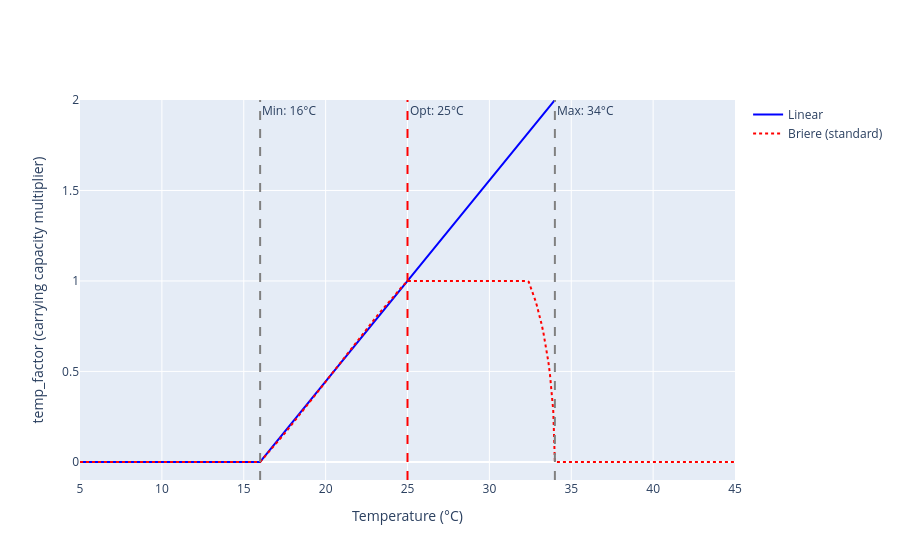
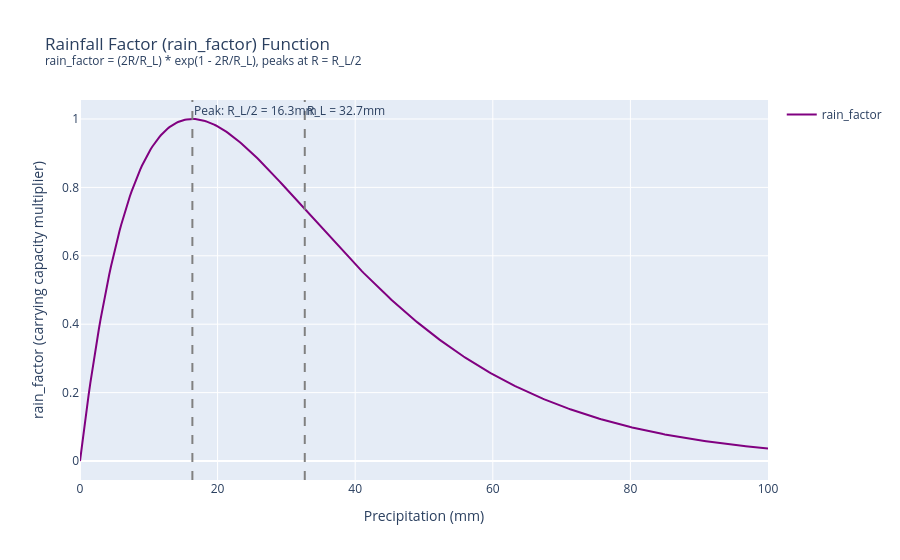

These figures' notebook cell, in order:
### Code cell
# ============================================================================
# PLOT: temp_factor and rain_factor functions from Test_SEIRS_SEI_ODE.ipynb
# ============================================================================

# Parameters from Test_SEIRS_SEI_ODE.ipynb

# Temperature range
T_vals = np.linspace(5, 45, 401)
R_vals = np.linspace(0, 100, 401)

# ============================================================================
# temp_factor Option 1: Linear function
# ============================================================================
def temp_factor_linear(T):
    return max(0, (T - critical_min_temp_anop) / (optimal_temp_anop - critical_min_temp_anop))

# ============================================================================
# temp_factor Option 2: Standard Briere function (scaled for Anopheles)
# ============================================================================
# def briere_unscaled_anop(T):
#     if T < critical_min_temp_anop or T > critical_max_temp_anop:
#         return 0
#     return T * (T - Tmin) * (critical_max_temp_anop - T)**(1/2)

# # Calculate scaling factor to peak at 1.0 at optimal_temp_anop
# briere_unscaled_at_opt = briere_unscaled_anop(optimal_temp_anop)
# eta_anop = 1.0 / briere_unscaled_at_opt

# def temp_factor_briere(T):
#     if T < critical_min_temp_anop or T > critical_max_temp_anop:
#         return 0.01
#     return eta_anop * briere_unscaled_anop(T)

def temp_factor_briere_normalized(Temp):
    if Temp <= critical_min_temp_anop or Temp >= critical_max_temp_anop:
        return 0.0
    raw = Temp * (Temp - critical_min_temp_anop) * ((critical_max_temp_anop - Temp) ** 0.5)
    opt_raw = optimal_temp_anop * (optimal_temp_anop - critical_min_temp_anop) * ((critical_max_temp_anop - optimal_temp_anop) ** 0.5)
    return min(1.0, raw / opt_raw)

# ============================================================================
# temp_factor Option 3: Piecewise quadratic
# ============================================================================
def temp_factor_piecewise(T):
    if critical_min_temp_anop <= T <= optimal_temp_anop:
        return max(0.01, 1 - ((T - optimal_temp_anop) / (optimal_temp_anop - critical_min_temp_anop))**2)
    elif optimal_temp_anop < T <= critical_max_temp_anop:
        return max(0.01, 1 - ((T - optimal_temp_anop) / (critical_max_temp_anop - optimal_temp_anop))**2)
    else:
        return 0.01

# ============================================================================
# temp_factor Option 4: Asymmetric Gaussian (Amazon-optimized)
# Peak at 28°C, reflects 26.4-30.0°C optimal range
# ============================================================================
def temp_factor_amazon(T):
    Tmin, Tmax = critical_min_temp_anop, critical_max_temp_anop
    Topt = optimal_temp_anop  
    
    # Smooth decay beyond boundaries
    if T < Tmin:
        return np.exp(-((Tmin - T)/4)**2) * 0.01
    if T > Tmax:
        return np.exp(-((T - Tmax)/2)**2) * 0.01
    
    # Different sigma: wider on right (26-30°C optimal range)
    if T <= Topt:
        sigma = 8   # Left side (10-28°C)
    else:
        sigma = 12  # Right side (28-40°C, wider for 26-30 range)
    
    return np.exp(-0.5 * ((T - Topt) / sigma)**2)

# Calculate values for plotting (all functions)
temp_linear = [temp_factor_linear(T) for T in T_vals]
temp_briere = [temp_factor_briere_normalized(T) for T in T_vals]
temp_piecewise = [temp_factor_piecewise(T) for T in T_vals]
temp_amazon = [temp_factor_amazon(T) for T in T_vals]

# ============================================================================
# rain_factor: habitat_creating * habitat_flushing
# ============================================================================
def rain_factor(R):
    habitat_creating = 2 * R / R_L
    habitat_flushing = np.exp(1 - 2 * R / R_L)
    return habitat_creating * habitat_flushing

rain_vals = [rain_factor(R) for R in R_vals]

# ============================================================================
# Plot 1: temp_factor comparisons (all 5 functions)
# ============================================================================
fig1 = go.Figure()
fig1.add_trace(go.Scatter(
    x=T_vals, y=temp_linear,
    mode='lines', name='Linear', line=dict(color='blue', width=2)
))
fig1.add_trace(go.Scatter(
    x=T_vals, y=temp_briere,
    mode='lines', name='Briere (standard)', line=dict(color='red', width=2, dash='dot')
))
# fig1.add_trace(go.Scatter(
#     x=T_vals, y=temp_piecewise,
#     mode='lines', name='Piecewise Quadratic', line=dict(color='green', width=2, dash='dash')
# ))
# fig1.add_trace(go.Scatter(
#     x=T_vals, y=temp_amazon,
#     mode='lines', name='Amazon-Optimized', line=dict(color='cyan', width=3)
# ))

fig1.update_layout(
    xaxis_title='Temperature (°C)',
    yaxis_title='temp_factor (carrying capacity multiplier)',
    height=600,
    showlegend=True,
    yaxis=dict(range=[-0.1, 2.0])
)
# Add vertical lines for key temperatures
fig1.add_vline(x=critical_min_temp_anop, line_dash='dash', line_color='gray', 
             annotation_text=f'Min: {critical_min_temp_anop}°C')
fig1.add_vline(x=optimal_temp_anop, line_dash='dash', line_color='red',
             annotation_text=f'Opt: {optimal_temp_anop}°C')
fig1.add_vline(x=critical_max_temp_anop, line_dash='dash', line_color='gray',
             annotation_text=f'Max: {critical_max_temp_anop}°C')
fig1.show()

# ============================================================================
# Plot 2: rain_factor
# ============================================================================
fig2 = go.Figure()
fig2.add_trace(go.Scatter(
    x=R_vals, y=rain_vals,
    mode='lines', name='rain_factor', line=dict(color='purple', width=2)
))

fig2.update_layout(
    title='Rainfall Factor (rain_factor) Function<br><sup>rain_factor = (2R/R_L) * exp(1 - 2R/R_L), peaks at R = R_L/2</sup>',
    xaxis_title='Precipitation (mm)',
    yaxis_title='rain_factor (carrying capacity multiplier)',
    height=500,
    showlegend=True
)
fig2.add_vline(x=R_L/2, line_dash='dash', line_color='gray',
             annotation_text=f'Peak: R_L/2 = {R_L/2:.1f}mm')
fig2.add_vline(x=R_L, line_dash='dash', line_color='gray',
             annotation_text=f'R_L = {R_L:.1f}mm')
fig2.show()

print('='*70)
print('TEMPERATURE FACTOR SUMMARY')
print('='*70)
print(f'Critical min (Anopheles): {critical_min_temp_anop}°C')
print(f'Optimal temp (Anopheles): {optimal_temp_anop}°C')
print(f'Critical max (Anopheles): {critical_max_temp_anop}°C')
print(f'\nAmazon breeding habitats: 26.4-30.0°C')
print(f'High larval survival at 20°C (slower development)')
print(f'Peak transmission: 24.6-29.4°C')
print(f'\n1. Linear: max(0, (T-10)/16), will be limited by f_R')
print(f'2. Standard Briere: peaks at ~22°C (not 26-30 range!)')
print(f'3. Piecewise: Too perfect, peak at 26°C')
print(f'4. Amazon-Optimized: Peak 28°C, wide 26-30°C range')

print('\n' + '='*70)
print('RAINFALL FACTOR SUMMARY')
print('='*70)
print(f'R_L = {R_L} mm')
print(f'rain_factor = (2R/R_L) * exp(1 - 2R/R_L)')
print(f'Peaks at R = R_L/2 = {R_L/2} mm')
print(f'At R=0: rain_factor = {(2*0/R_L)*np.exp(1 - (2*0/R_L)):.3f}')
print(f'At R=R_L/2: rain_factor = {(2*(R_L/2)/R_L)*np.exp(1 - (2*(R_L/2)/R_L)):.3f}')
print(f'At R=R_L: rain_factor = {(2*R_L/R_L)*np.exp(1 - (2*R_L/R_L)):.3f}')
print(f'At R=2*R_L: rain_factor = {(2*2*R_L/R_L)*np.exp(1 - (2*2*R_L/R_L)):.3f}')

### Figure 1 — Plotly figure (JSON) as saved in the notebook; plotly's stock layout.template omitted (floating-point values rounded to 4 significant figures; data arrays with more than 128 entries replaced by an {"elided": "..."} marker saying what was removed)
{"data": [{"line": {"color": "blue", "width": 2}, "mode": "lines", "name": "Linear", "type": "scatter", "x": {"elided": "401 float values"}, "y": {"elided": "401 float values"}}, {"line": {"color": "red", "dash": "dot", "width": 2}, "mode": "lines", "name": "Briere (standard)", "type": "scatter", "x": {"elided": "401 float values"}, "y": {"elided": "401 float values"}}], "layout": {"annotations": [{"showarrow": false, "text": "Min: 16°C", "x": 16, "xanchor": "left", "xref": "x", "y": 1, "yanchor": "top", "yref": "y domain"}, {"showarrow": false, "text": "Opt: 25°C", "x": 25, "xanchor": "left", "xref": "x", "y": 1, "yanchor": "top", "yref": "y domain"}, {"showarrow": false, "text": "Max: 34°C", "x": 34, "xanchor": "left", "xref": "x", "y": 1, "yanchor": "top", "yref": "y domain"}], "autosize": true, "shapes": [{"line": {"color": "gray", "dash": "dash"}, "type": "line", "x0": 16, "x1": 16, "xref": "x", "y0": 0, "y1": 1, "yref": "y domain"}, {"line": {"color": "red", "dash": "dash"}, "type": "line", "x0": 25, "x1": 25, "xref": "x", "y0": 0, "y1": 1, "yref": "y domain"}, {"line": {"color": "gray", "dash": "dash"}, "type": "line", "x0": 34, "x1": 34, "xref": "x", "y0": 0, "y1": 1, "yref": "y domain"}], "showlegend": true, "xaxis": {"autorange": true, "range": [5, 45], "title": {"text": "Temperature (°C)"}, "type": "linear"}, "yaxis": {"range": [-0.1, 2], "title": {"text": "temp_factor (carrying capacity multiplier)"}, "type": "linear"}}}

### Figure 2 — Plotly figure (JSON) as saved in the notebook; plotly's stock layout.template omitted (floating-point values rounded to 4 significant figures; data arrays with more than 128 entries replaced by an {"elided": "..."} marker saying what was removed)
{"data": [{"line": {"color": "purple", "width": 2}, "mode": "lines", "name": "rain_factor", "type": "scatter", "x": {"elided": "401 float values"}, "y": {"elided": "401 float values"}}], "layout": {"annotations": [{"showarrow": false, "text": "Peak: R_L/2 = 16.3mm", "x": 16.34, "xanchor": "left", "xref": "x", "y": 1, "yanchor": "top", "yref": "y domain"}, {"showarrow": false, "text": "R_L = 32.7mm", "x": 32.67, "xanchor": "left", "xref": "x", "y": 1, "yanchor": "top", "yref": "y domain"}], "autosize": true, "shapes": [{"line": {"color": "gray", "dash": "dash"}, "type": "line", "x0": 16.34, "x1": 16.34, "xref": "x", "y0": 0, "y1": 1, "yref": "y domain"}, {"line": {"color": "gray", "dash": "dash"}, "type": "line", "x0": 32.67, "x1": 32.67, "xref": "x", "y0": 0, "y1": 1, "yref": "y domain"}], "showlegend": true, "title": {"text": "Rainfall Factor (rain_factor) Function<br><sup>rain_factor = (2R/R_L) * exp(1 - 2R/R_L), peaks at R = R_L/2</sup>"}, "xaxis": {"autorange": true, "range": [0, 100], "title": {"text": "Precipitation (mm)"}, "type": "linear"}, "yaxis": {"autorange": true, "range": [-0.05555, 1.056], "title": {"text": "rain_factor (carrying capacity multiplier)"}, "type": "linear"}}}
